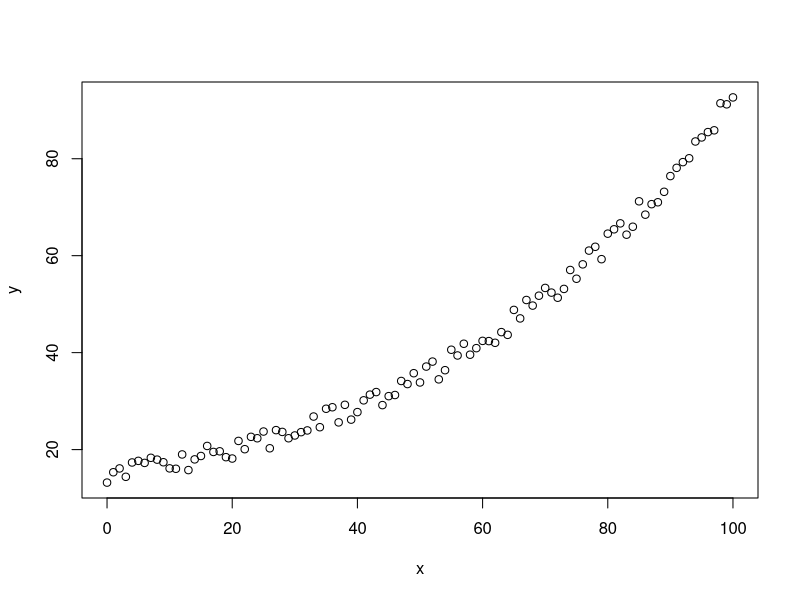
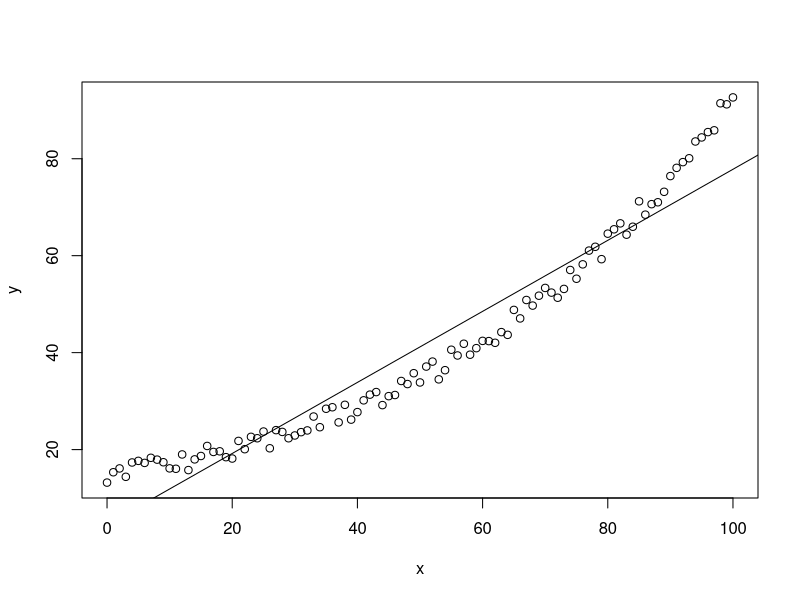
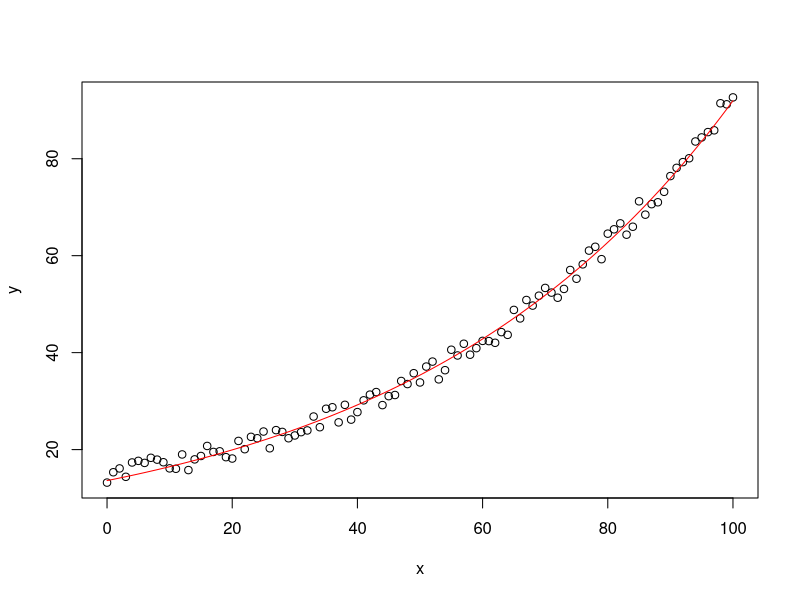

These charts were generated, in order, by the following R code: (Note: this script raises an error after producing the figures.)
# NLS practice

#set a seed value
set.seed(23)

#Generate x as 100 integers using seq function
x<-seq(0,100,1)

#Generate y as a*e^(bx)+c
y<-runif(1,0,20)*exp(runif(1,0.005,0.075)*x)+runif(101,0,5)

# What does our data look like? 
plot(x,y)

### Linear model

lin_mod=lm(y~x)

#Plotting the model
plot(x,y)
abline(lin_mod)

### Nonlinear model
nonlin_mod=nls(y~a*exp(b*x),start=list(a=13,b=0.1)) #a is the starting value and b is the exponential start

#This new plot can be made by using the lines() function
plot(x,y)
lines(x,predict(nonlin_mod),col= "red")

#Error calculation
error <- lin_mod$residuals  
lm_error <- sqrt(mean(error^2))   #5.960544

error2=y-predict(nonlin_mod)
nlm_error <- sqrt(mean(error2^2)) #1.527064

# Making the nonlinear model
nonlin_mod

######################################

y3 = y2 + 25

#visually estimate some starting parameter values
plot(x2,y3)
#from this graph set approximate starting values
a_start <- 40 #param a is the y value when x=0
b_start <- .01 #b is the decay rate
#model
m <- gnls(y3 ~ a*exp(-b*x2), start = list(a = a_start, b = b_start))
#get some estimation of goodness of fit
cor(y3, predict(m))
#plot the fit
lines(x2,predict(m),col="red",lty=2,lwd=3)


# with autocorrelation
m_cor <- gnls(y3 ~ a*exp(-b*x2), 
              start = list(a = a_start, b = b_start), 
              correlation = corAR1(form = ~1))
cor(y3, predict(m_cor))

plot(x2,y3)
lines(x2, predict(m_cor), col = "red", lty = 2, lwd = 3)
